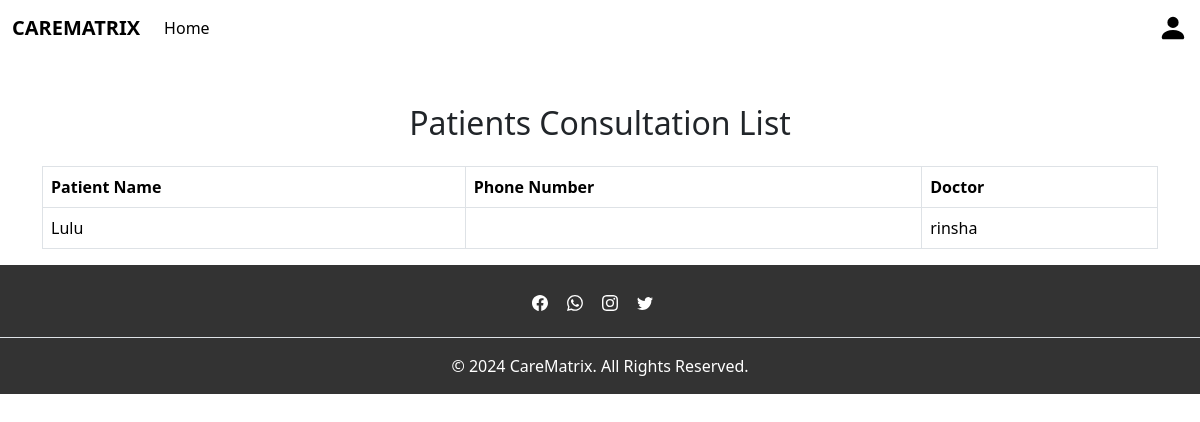
The app's page /patients_list, older data.
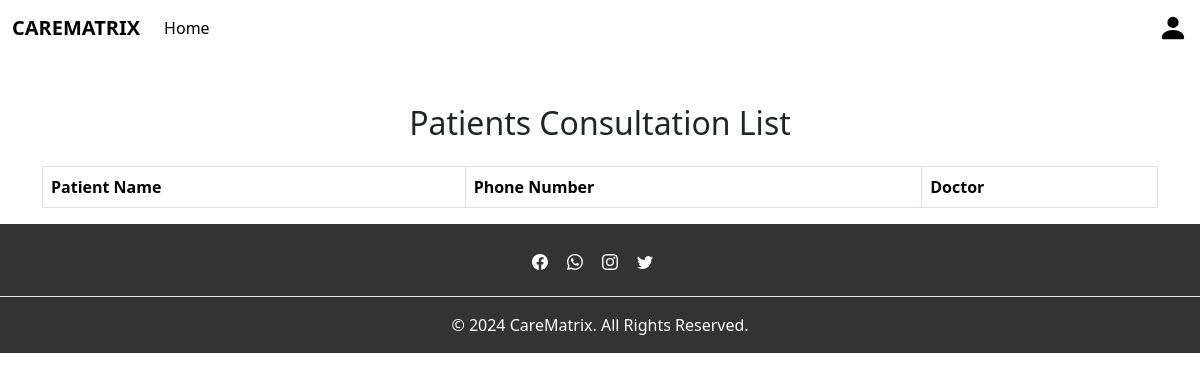
The same page, newer data.
### app/models.py (models this page shows)
class PatientConsultation(models.Model):
    doctor = models.ForeignKey(CustomUser, on_delete=models.CASCADE, related_name='consultations_as_doctor')
    user_id = models.ForeignKey(CustomUser,on_delete=models.CASCADE, related_name='consultations_as_patient')
    name = models.CharField(max_length=100)
    dob = models.DateField()
    age = models.IntegerField(validators=[MinValueValidator(0), MaxValueValidator(120)])
    height = models.IntegerField(null=True, validators=[MinValueValidator(0)])
    weight = models.IntegerField(validators=[MinValueValidator(0)])
    state = models.CharField(max_length=100)
    condition = models.TextField()
    medicine = models.TextField()
    created_at = models.DateTimeField(auto_now_add=True)
    def __str__(self):
        return self.name

class CustomUser(AbstractUser):
    Phonenumber=models.IntegerField(null=True,blank=True,unique=True)
    Age=models.IntegerField(null=True,blank=True)
    Address=models.CharField(null=True,blank=True,max_length=100)
    DOB=models.DateField(null=True,blank=True)
    usertype=models.CharField(max_length=200)

### app/views.py (the view)
# urls.py: path('patients_list',views.patients_list,name='patients_list'),
def patients_list(request):
    consultation1 = PatientConsultation.objects.all()
    print(consultation1)
    return render(request, 'admin/patients_list.html', {'consultation': consultation1})

### template/admin/patients_list.html (shortened to what this page needs)
{% extends 'admin/base_admin.html' %}
{% block content %}
<div class="container mt-5">
    <h2 class="text-center mb-4">Patients Consultation List</h2>
    <table class="table table-bordered table-hover">
        <thead class="thead-dark">
            <tr>
                <th>Patient Name</th>
                <th>Phone Number</th>
                <th>Doctor</th>
            </tr>
        </thead>
        <tbody>
            {% for i in consultation %}
            <tr>
                <td>{{ i.name }}</td>
                <td>{{ i.phone }}</td>
                <td>{{ i.doctor.username }}</td>
            </tr>
            {% endfor %}
        </tbody>
    </table>
</div>
{% endblock %}

Row changes from the older to the newer data that the page shows:
removed PatientConsultation: name "Lulu", doctor.username "rinsha"
